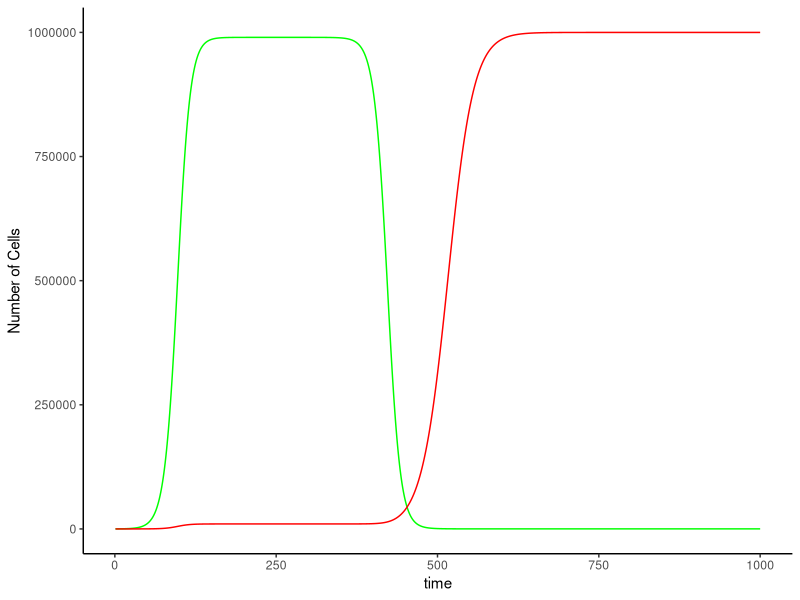

Here is the R script that generated this plot:
#Evolution of Drug Resistance in Tumor

rm(list=ls())

#Math
#N(t)=N(t)+rnN(t)*(1-(Nt+Mt)/K)
#M(t)=M(t)+rmM(t)*(1-(Nt+Mt)/K)

#initial conditions
K=1000000
M0=1
N0=99 #at early time (t=0), 1 mutant cell for total of 100 cells
timesteps=1000

#create vector to store M and N, and set initial values
Ns=numeric(length=timesteps)
Ns[1]=N0
Ms=numeric(length=timesteps)
Ms[1]=M0

#simulate
for (t in 1:(timesteps-1)){
  if(t>250){
    rn=-.1  #when equilibrium has been reached (by 250), drug treatment
    rm=.05  #is added so growth rates change
    Ns[t+1]=Ns[t]+rn*Ns[t]*(1-(Ns[t]+Ms[t])/K)
    Ms[t+1]=Ms[t]+rm*Ms[t]*(1-(Ns[t]+Ms[t])/K)
  }else{
    rn=.1 #growth rates without drug treatment
    rm=.1
    Ns[t+1]=Ns[t]+rn*Ns[t]*(1-(Ns[t]+Ms[t])/K)
    Ms[t+1]=Ms[t]+rm*Ms[t]*(1-(Ns[t]+Ms[t])/K)
  }
}

#plot simulation
library(ggplot2)
growth=data.frame(time=1:length(Ns), N=Ns, M=Ms)
ggplot(data=growth)+
  geom_line(aes(x=time, y=N), col='green')+ #Non-mutant cell growth is green
  geom_line(aes(x=time, y=M), col='red')+   #Mutant cell growth is red line
  ylab("Number of Cells")+theme_classic()

